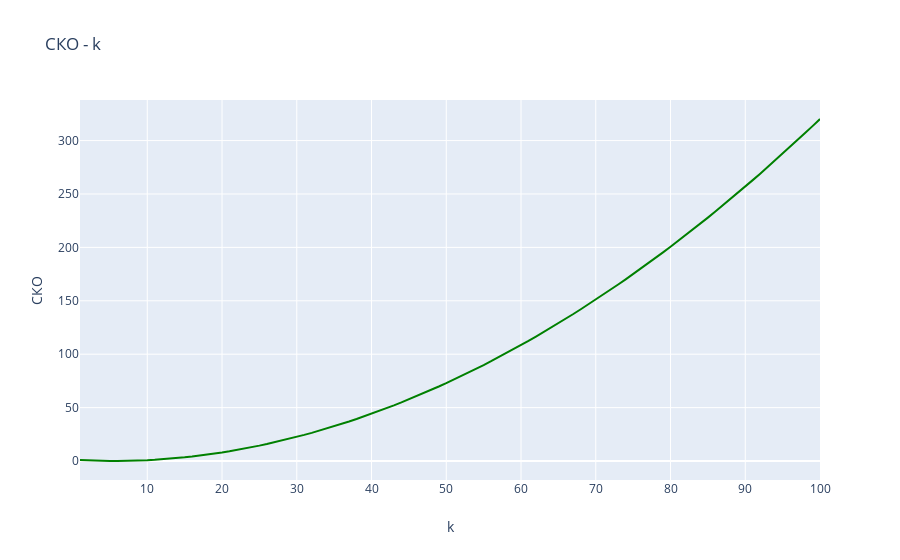

The cell this chart's notebook holds for it:
### Code cell
fig = go.Figure()
fig.add_trace(go.Scatter(x=np.arange(1, len(vert)+1), y=vert, name='Оценка параметра экспоненциального распределения',
                         line=dict(color='green', width=2)))
fig.update_layout(title='СКО - k',
                   xaxis_title='k',
                   yaxis_title='СКО')
fig.show()

### Figure 1 — Plotly figure (JSON) as saved in the notebook; plotly's stock layout.template omitted (floating-point values rounded to 4 significant figures)
{"data": [{"line": {"color": "green", "width": 2}, "name": "Оценка параметра экспоненциального распределения", "type": "scatter", "x": [1, 2, 3, 4, 5, 6, 7, 8, 9, 10, 11, 12, 13, 14, 15, 16, 17, 18, 19, 20, 21, 22, 23, 24, 25, 26, 27, 28, 29, 30, 31, 32, 33, 34, 35, 36, 37, 38, 39, 40, 41, 42, 43, 44, 45, 46, 47, 48, 49, 50, 51, 52, 53, 54, 55, 56, 57, 58, 59, 60, 61, 62, 63, 64, 65, 66, 67, 68, 69, 70, 71, 72, 73, 74, 75, 76, 77, 78, 79, 80, 81, 82, 83, 84, 85, 86, 87, 88, 89, 90, 91, 92, 93, 94, 95, 96, 97, 98, 99, 100], "y": [1.0, 0.6005, 0.3111, 0.1191, 0.01861, 0.005008, 0.07534, 0.2279, 0.4596, 0.7704, 1.159, 1.623, 2.165, 2.782, 3.475, 4.239, 5.081, 5.992, 6.978, 8.035, 9.168, 10.37, 11.65, 13.0, 14.42, 15.91, 17.47, 19.11, 20.82, 22.59, 24.44, 26.35, 28.34, 30.4, 32.53, 34.74, 37.0, 39.35, 41.76, 44.24, 46.79, 49.42, 52.1, 54.87, 57.71, 60.61, 63.58, 66.63, 69.73, 72.92, 76.17, 79.48, 82.87, 86.33, 89.86, 93.46, 97.14, 100.9, 104.7, 108.5, 112.5, 116.5, 120.6, 124.7, 129.0, 133.3, 137.6, 142.1, 146.5, 151.1, 155.8, 160.4, 165.2, 170.1, 175.0, 180.0, 185.0, 190.1, 195.3, 200.6, 205.9, 211.3, 216.8, 222.3, 227.9, 233.6, 239.3, 245.1, 251.0, 257.0, 263.0, 269.1, 275.2, 281.4, 287.7, 294.1, 300.5, 307.0, 313.6, 320.2]}], "layout": {"title": {"text": "СКО - k"}, "xaxis": {"title": {"text": "k"}}, "yaxis": {"title": {"text": "СКО"}}}}
